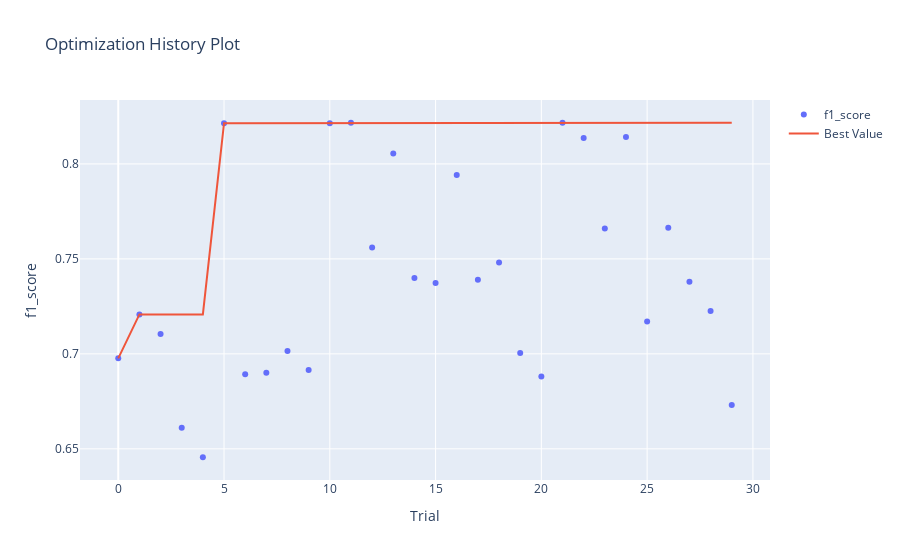

This figure's notebook cell:
### Markdown cell above
График истории оптимизации - отображает количество испытаний на оси Х и метрику на оси Y.

Следует использовать эту диаграмму, чтобы проверить, идет ли оптимизация гиперпараметров в правильном направлении или нет.

### Code cell
optuna.visualization.plot_optimization_history(study, target_name="f1_score")

### Figure 1 — Plotly figure (JSON) as saved in the notebook; plotly's stock layout.template omitted (floating-point values rounded to 4 significant figures)
{"data": [{"mode": "markers", "name": "f1_score", "type": "scatter", "x": [0, 1, 2, 3, 4, 5, 6, 7, 8, 9, 10, 11, 12, 13, 14, 15, 16, 17, 18, 19, 20, 21, 22, 23, 24, 25, 26, 27, 28, 29], "y": [0.6976, 0.7208, 0.7104, 0.661, 0.6456, 0.8214, 0.6893, 0.6901, 0.7015, 0.6915, 0.8214, 0.8217, 0.756, 0.8054, 0.74, 0.7373, 0.7942, 0.739, 0.748, 0.7004, 0.688, 0.8217, 0.8136, 0.7659, 0.8142, 0.7171, 0.7664, 0.738, 0.7225, 0.6731]}, {"name": "Best Value", "type": "scatter", "x": [0, 1, 2, 3, 4, 5, 6, 7, 8, 9, 10, 11, 12, 13, 14, 15, 16, 17, 18, 19, 20, 21, 22, 23, 24, 25, 26, 27, 28, 29], "y": [0.6976, 0.7208, 0.7208, 0.7208, 0.7208, 0.8214, 0.8214, 0.8214, 0.8214, 0.8214, 0.8214, 0.8217, 0.8217, 0.8217, 0.8217, 0.8217, 0.8217, 0.8217, 0.8217, 0.8217, 0.8217, 0.8217, 0.8217, 0.8217, 0.8217, 0.8217, 0.8217, 0.8217, 0.8217, 0.8217]}], "layout": {"title": {"text": "Optimization History Plot"}, "xaxis": {"title": {"text": "Trial"}}, "yaxis": {"title": {"text": "f1_score"}}}}
